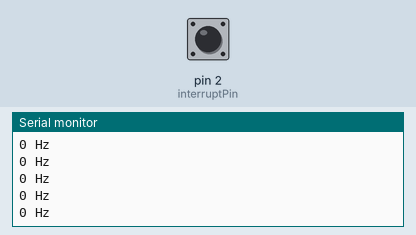
Recording of a sketch running on a simulated Arduino Uno, built with avr-gcc and run on an emulated ATmega328P. Shown: the last lines printed to the serial monitor. Inputs (shaded band) come from the test bench; at power-on: pin 2 (interruptPin) HIGH.

Above: at 1.2 s.
1.3 s: pin 2 (interruptPin) pulled LOW for 0.15 s
At 2.0 s:
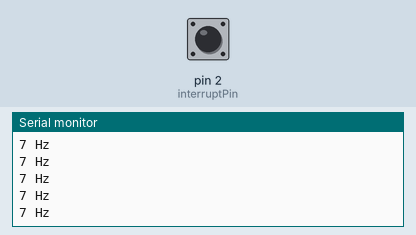
2.9 s: pin 2 (interruptPin) pulled LOW for 1 s
At 3.5 s:
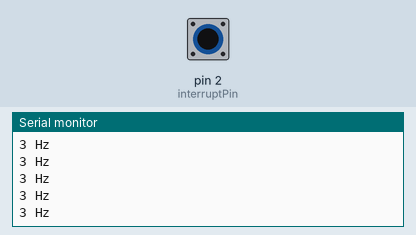
6.9 s: pin 2 (interruptPin) pulled LOW for 0.15 s
At 7.6 s:
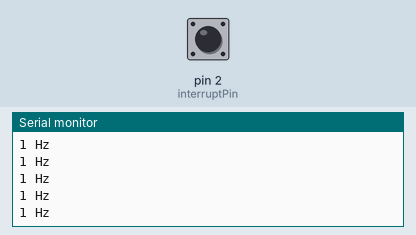
Timing chart, 0 to 9.9 s (numbered marks = the images above; inputs shaded):
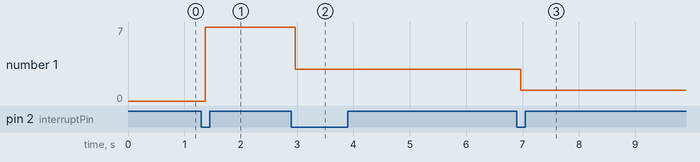

Measured:
- after the input at 1.3 s, the serial monitor: prints a new line after 0.07 s (image 1)
- after the input at 2.9 s, the serial monitor: prints a new line after 0.07 s (image 2)
- after the input at 6.9 s, the serial monitor: prints a new line after 0.07 s (image 3)
- plotted number 1: 0 → 7 after the input at 1.3 s, 7 → 3 after the input at 2.9 s, 3 → 1 after the input at 6.9 s

The sketch:

Pulse_train_rate_counter.ino
```cpp
#include "averager.h";
int scaledToHertz = 0;
byte interruptPin = 2;// can be pin 2 or 3
unsigned long lasttime;
unsigned long timesincelast = 0;
averager cycleTime; //creates instance of the averager class where running average of "cycleTime" is stored

void getCycleTime()
{
  detachInterrupt(digitalPinToInterrupt(interruptPin));//detach interrupt temporarily to complete tasks below without being interrupted
  unsigned long current = micros();
  timesincelast = current - lasttime;
  lasttime = current;
  cycleTime.idle(timesincelast); //add the elapsed cycle time to the running average
  attachInterrupt(digitalPinToInterrupt(interruptPin), getCycleTime, FALLING);
}

void setup() {
  pinMode(interruptPin, INPUT_PULLUP); //sets internal pull-up resistor for interrupt pin
  attachInterrupt(digitalPinToInterrupt(interruptPin), getCycleTime, FALLING); //Interrupts are called on falling edge of input
  Serial.begin(9600);
}

void loop() {
  scaledToHertz = (60 * 1000000 / cycleTime()) / 60; //scaled to output cycles per second, or Hz
  Serial.print(scaledToHertz);
  Serial.println(" Hz");
}
```

averager.h
```cpp
/* Averager
   created 2015
   by A. Heidgerken-Greene, Science Museum of MN
*/
#include "arduino.h"
class averager {
public:

  // variables for averaging.
  int numSamps;
  double * samps;
  int pntr;
  double tot;
  double ave;

  averager(int num = 10){// init the averaging variables.
    pntr=tot=ave=0;
    numSamps = num;
    samps = new double[numSamps];
    for(int i=0; i<numSamps; i++){
      samps[i]=0;
      tot+=samps[i];
    }
  }

  double operator()(){
    return ave;
  }

  void reset(){
    for(int i=0; i<numSamps; i++){
      samps[i]=0;
    }
    tot = ave = 0;
  }

  void idle(double newRead){
    tot-=samps[pntr];
    samps[pntr]=newRead;
    tot+=newRead;
    ave = tot/numSamps;
    pntr=(pntr + 1)%numSamps;
  }
};
```
